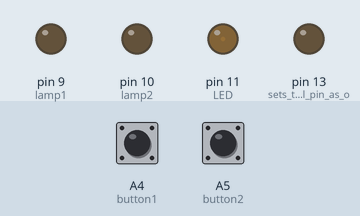
Recording of a sketch running on a simulated Arduino Nano, built with avr-gcc and run on an emulated ATmega328P. Parts: output pins drawn as LEDs (lit = HIGH). Inputs (shaded band) come from the test bench; at power-on: A4 (button1) HIGH, A5 (button2) HIGH.

Above: at 1.2 s.
1.3 s: A4 (button1) pulled LOW for 0.15 s
At 2.6 s:
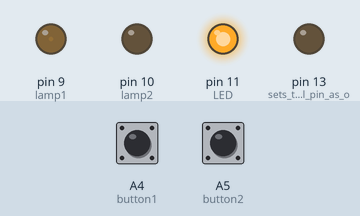
2.9 s: A5 (button2) pulled LOW for 0.15 s
At 4.1 s:
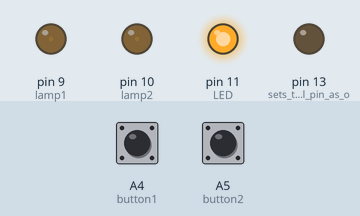
4.5 s: A4 (button1) pulled LOW for 1 s
At 6.4 s:
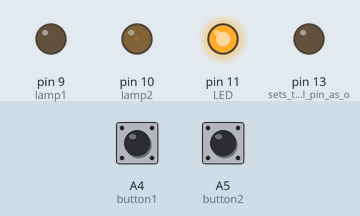
7.0 s: A5 (button2) pulled LOW for 1 s
At 8.4 s:
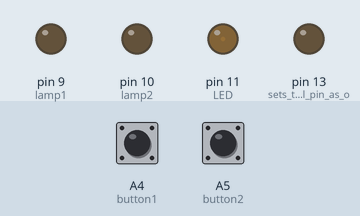
9.5 s: A4 (button1) pulsed LOW 5 times (0.12 s each, 0.3 s apart)
At 10.41 s:
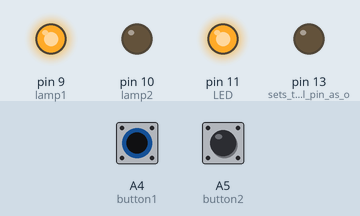
12.5 s: A4 (button1) pulled LOW for 3.2 s
At 13.7 s:
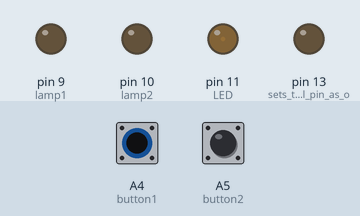
Timing chart, 0 to 15.5 s (numbered marks = the images above; inputs shaded):
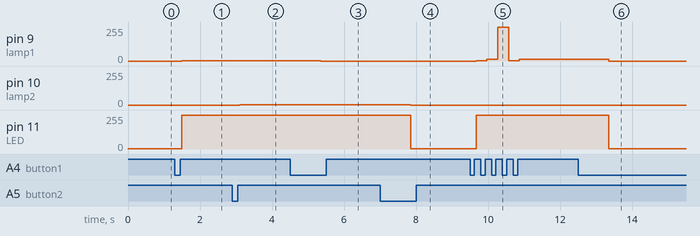

The sketch:

two-button-dim.ino
```cpp
// (licence header left out)
// 20.07.2018 created by Philippe Theis

#include "OneButton.h"
#include "avdweb_VirtualDelay.h"
#include <Streaming.h>

int longpressedB1 = 0;
int longpressedB2 = 0;

// TIME GENERAL
unsigned long previous_led_Millis = 0;        // will store last time LED was update

//dimmer
int lamp1 = 9;           // the PWM pin the LED is attached to
int lamp2 = 10;          // the PWM pin the LED is attached to
int brightness = 0;    // how bright the LED is
int fadeAmount = 5;    // how many points to fade the LED by
int fadeoutstart = 0;
int fadeinstart = 0;

//LED
int LED = 11;
int LEDstate = 0;
int LEDstateB1 = 0;
int LEDstateB2 = 0;

//key switch
int keyswitch = 5;


// The actions I ca do...
typedef enum {
  ACTION_0_B1,  // init action
  ACTION_1_B1,  // first button pressure
  ACTION_2_B1,  // second button pressure
  ACTION_3_B1,  // third button pressure
  ACTION_0_B2,  // init action
  ACTION_1_B2,  // first button pressure
  ACTION_2_B2,  // second button pressure
  ACTION_3_B2,  // third button pressure
}

MyActions;

// Setup a OneButton on pin A4 and A5
OneButton button1(A4, true);
OneButton button2(A5, true);

MyActions nextActionB1 = ACTION_0_B1; // no action when starting
MyActions nextActionB2 = ACTION_0_B2; // no action when starting

// - - - - - - - - - - - - - - - - - - - - - Finish Initialisation - - - - - - - - - - - - - - - - - - - - -


// setup code here, to run once:
void setup() {

  pinMode(13, OUTPUT);     // sets the digital pin as output (Arduino Nano OnBoard LED)
  pinMode(9, OUTPUT);      // sets the digital pin as output (MOS-Fet Transistor)
  pinMode(10, OUTPUT);     // sets the digital pin as output (MOS-Fet Transistor)
  pinMode(5, INPUT);       // sets the digital pin as input (keyswitch)

  // link the myClickFunction function to be called on a click event.
  button1.attachClick(button1Click);
  button2.attachClick(button2Click);

  // link the myClickFunction function to be called on a long press event.
  button1.attachDuringLongPress(button1LongPress);
  button2.attachDuringLongPress(button2LongPress);

} //END setup


// main code here, to run repeatedly:
void loop() {

  // keyCheck();

  // keep watching the push button:
  button1.tick();
  button2.tick();

  // Menu Actions
  menuActionsB1();
  menuActionsB2();

  //LED
  ButtonLED();

} // END Main loop

// void keyCheck() {
//   if (keyswitch == 1) {
//     analogWrite(LED, LOW);
//     digitalWrite(13, HIGH);
//     Serial.print("KEEEEEYYY ON'\n'");
//   }
//   else if (keyswitch == 0) {
//     digitalWrite(13, LOW);
//     Serial.print("KEEEEEYYY OFFFFFF'\n'");
//   }
// }

void menuActionsB1() {
  if (nextActionB1 == ACTION_1_B1) {
    dim1_B1();
    LEDstateB1 = 1;
  }
  else if (nextActionB1 == ACTION_2_B1) {
    dim2_B1();
  }
  else if (nextActionB1 == ACTION_3_B1) {
    dim3_B1();
  }
  else if (nextActionB1 == ACTION_0_B1) {
    stop_B1();
    LEDstateB1 = 0;
  }
} // menuActions

void menuActionsB2() {
  if (nextActionB2 == ACTION_1_B2) {
    dim1_B2();
    LEDstateB2 = 1;
  }
  else if (nextActionB2 == ACTION_2_B2) {
    dim2_B2();
  }
  else if (nextActionB2 == ACTION_3_B2) {
    dim3_B2();
  }
  else if (nextActionB2 == ACTION_0_B2) {
    stop_B2();
    LEDstateB2 = 0;
  }
} // menuActions

//Dimmer 1
void dim1_B1() {
  analogWrite(lamp1, 2);
}
void dim2_B1() {
  analogWrite(lamp1, 15);
}
void dim3_B1() {
  analogWrite(lamp1, 255);
}
void stop_B1() {
  digitalWrite(lamp1, LOW);
}

//Dimmer 2
void dim1_B2() {
  analogWrite(lamp2, 2);
}
void dim2_B2() {
  analogWrite(lamp2, 15);
}
void dim3_B2() {
  analogWrite(lamp2, 255);
}
void stop_B2() {
  digitalWrite(lamp2, LOW);
}

//LED
void ButtonLED() {
  if ( (LEDstateB1 == 1) || (LEDstateB2 == 1) ) {
    analogWrite(LED, 255);
  }
  else if ( (LEDstateB1 == 0) && (LEDstateB2 == 0) ) {
    analogWrite(LED, 3);
  }
}


// this function will be called when the button was pressed 1 time and them some time has passed.
void button1Click() {
  longpressedB1 = 0;
  if (nextActionB1 == ACTION_0_B1)
    nextActionB1 = ACTION_1_B1;
  else if (nextActionB1 == ACTION_1_B1)
    nextActionB1 = ACTION_2_B1;
  else if (nextActionB1 == ACTION_2_B1)
    nextActionB1 = ACTION_3_B1;
  else if (nextActionB1 == ACTION_3_B1)
    nextActionB1 = ACTION_1_B1;
} // button1Click

// this function will be called when the button was pressed 1 time and them some time has passed.
void button2Click() {
  longpressedB2 = 0;
  if (nextActionB2 == ACTION_0_B2)
    nextActionB2 = ACTION_1_B2;
  else if (nextActionB2 == ACTION_1_B2)
    nextActionB2 = ACTION_2_B2;
  else if (nextActionB2 == ACTION_2_B2)
    nextActionB2 = ACTION_3_B2;
  else if (nextActionB2 == ACTION_3_B2)
    nextActionB2 = ACTION_1_B2;
} // button1Click


// longpress
// this function will be called when the button was for a long time
void button1LongPress() {
  longpressedB1 = 1;
  if (nextActionB1 == ACTION_0_B1)
    nextActionB1 = ACTION_0_B1;
  else if (nextActionB1 == ACTION_1_B1)
    nextActionB1 = ACTION_0_B1;
  else if (nextActionB1 == ACTION_2_B1)
    nextActionB1 = ACTION_0_B1;
  else if (nextActionB1 == ACTION_3_B1)
    nextActionB1 = ACTION_0_B1;
}

void button2LongPress() {
  longpressedB2 = 1;
  if (nextActionB2 == ACTION_0_B2)
    nextActionB2 = ACTION_0_B2;
  else if (nextActionB2 == ACTION_1_B2)
    nextActionB2 = ACTION_0_B2;
  else if (nextActionB2 == ACTION_2_B2)
    nextActionB2 = ACTION_0_B2;
  else if (nextActionB2 == ACTION_3_B2)
    nextActionB2 = ACTION_0_B2;
}

// End
```

CreateTimer.cpp
```cpp
//*****************************************************************************

#include "CreateTimer.h"

//
//*****************************************************************************
//                    C l a s s   C r e a t e T i m e r
//*****************************************************************************
//Constructor
/*
CreateTimer::CreateTimer()
{
} // END of CreateTimer()
*/

//**********************************************************
//Initialization
/*
void CreateTimer::begin()
{
} // END of begin()
*/

// **********************************************************
// Initialize the timer. This starts the timing for this timer.
void CreateTimer::Start(unsigned long Interval)
{
  _Interval = Interval;
  _Repeats = -1;               //1.02
  lastMillis = millis();
  enabled = true;
} // END of Start()

//**********************************************************
// Initialize the timer. This starts the timing for this timer. "Repeats" is the number of repeating intervals.
void CreateTimer::StartRepeat(unsigned long Interval,long Repeats)   //1.02
{
  _Interval = Interval;
  _Repeats = Repeats;
  lastMillis = millis();
  enabled = true;
} // END of StartRepeat()

//**********************************************************
// Enable the timer
void CreateTimer::Enable(void)
{
  enabled = true;
} // END of Enable()

//**********************************************************
// Disable the timer
void CreateTimer::Disable(void)
{
  enabled = false;
} // END of Disable()

//**********************************************************
// Return true if the timer is enabled false if disabled
bool CreateTimer::IsEnabled(void)
{
  return enabled;
} // END of IsEnabled()

//**********************************************************
// Restart the timing sequence
void CreateTimer::Restart(void)
{
  lastMillis = millis();
} // END of Restart()

//**********************************************************
//
unsigned long CreateTimer::Elapsed(void)	//1.01
{
  return millis() - lastMillis;
} // END of Elapsed()

//**********************************************************
// Return the time left in the timer: >=0 time left <= interval
unsigned long CreateTimer::Remaining(void)	//1.01
{
  _temp = _Interval - Elapsed();
  if(_Interval >= _temp)
  {
    return _temp;
  }
  else
  {
    return 0;  //under flow, return zero
  }
} // END of Remaining()

//**********************************************************
// Change the timer interval
void CreateTimer::SetInterval(unsigned long Interval)
{
  _Interval = Interval;
} // END of SetInterval()

//**********************************************************
// Return false in the interval, return true at the end of the interval, then restart the timer
bool CreateTimer::Repeat(void)
{
  if(enabled && Elapsed() >= _Interval)
  {
    //_Repeats being negative indicates this is a continuous timer.
    if(_Repeats < 0)  //1.02
    {
      lastMillis = lastMillis + _Interval;
      return true;
    }
    //_Repeats being positive, indicates this is a timer that "Repeats" a given number of times.   1.02
	//2,147,483,647 is the maximum number the timer can repeat
    else if(_Repeats-- != 0)
    {
      lastMillis = lastMillis + _Interval;
      return true;
    }
    else
    {
      //We have now completed _Repeats number of Intervals
      enabled = false;
      return false;
    }
  }

  return false;
} // END of Repeat()

//**********************************************************
// Return false in the interval, return true "at" the end of the interval, then false there after
bool CreateTimer::Once(void)
{
  if(enabled && Elapsed() >= _Interval)
  {
    enabled = false;
    return true;
  }

  return false;
} // END of Once()

//**********************************************************
// Return true while in the interval and false after the interval has expired
bool CreateTimer::While(void)
{
  if(enabled && Elapsed() <= _Interval)
  {
    return true;
  }

  enabled = false;
  return false;
} // END of While()

//**********************************************************
// Return false in the interval and true after the interval has expired
bool CreateTimer::After(void)	//1.01
{
  if(enabled && Elapsed() <= _Interval)
  {
    return false;
  }

  enabled = false;
  return true;
} // END of After()


// END of CreateTimer class definition
```

CreateTimer.h
```cpp
#include <Arduino.h>

// CreateTimer.cpp
// CreateTimer.h"
//
// Rev
//  1.00   October 2,  2015 Functional code
//  1.01   October 4,  2015 Renamed variables and functions. Added: After() Remaining() Elapsed()
//  1.02   October 10, 2015 Added the Repeat option to the Start function
//  1.03   Cctober 10, 2015 Made some name changes
//
//=============================================================================
//                    F U N C T I O N    P R O T O T Y P E S
//=============================================================================
/*
CreateTimer::Start(unsigned long Interval);                      Starts your timer, requires an Interval
CreateTimer::StartRepeat(unsigned long Interval, long Repeats);  Starts your timer,
                                                                 requires an Interval, requires a "Repeat" value
CreateTimer::Restart(void);                                      The timer Interval is restarted
CreateTimer::Enable(void);                                       Allow timer action
CreateTimer::Disable(void);                                      Disable timer action
CreateTimer::SetInterval(unsigned long, Interval);               Change timer Interval
CreateTimer::IsEnabled(void);                                    bool returns the timer enable status
CreateTimer::Remaining(void);	                                 unsigned long returns the ms left in this timer
CreateTimer::Repeat(void);                                       bool true when interval is reached, may repeat timing
                                                                      if you used StartRepeat() to start the timer
CreateTimer::Once(void);                                         bool true  when  interval is reached, false there after
CreateTimer::While(void);                                        bool true  until interval is reached, false there after
CreateTimer::After(void);                                        bool false until interval is reached, true there after
*/

//                      C l a s s   C r e a t e T i m  e r

class CreateTimer
{
public:
  //CreateTimer();
  //void begin();
  void Start(unsigned long Interval);
  void StartRepeat(unsigned long Interval, long Repeats);  //1.02
  void Restart(void);
  void Enable(void);
  void Disable(void);
  void SetInterval(unsigned long Interval);
  unsigned long Remaining(void);	         //1.01
  bool IsEnabled(void);
  bool Repeat(void);
  bool Once(void);
  bool While(void);
  bool After(void);					         //1.01

private:
  unsigned long Elapsed();		            //1.01  No access to the user

  long _Repeats;                            //1.02
  bool enabled;
  unsigned long _Interval;
  unsigned long lastMillis;
  unsigned long _temp;			           //temporary variable 1.01

};  // END of CreateTimer class
// In C++ you must have a ; at the end of a class definition
```

avdweb_VirtualDelay.cpp
```cpp
// (licence header left out)
#include <Arduino.h>
#include "avdweb_VirtualDelay.h"

VirtualDelay::VirtualDelay(unsigned long (*timerFunctionPtr)()):
timerFunctionPtr(timerFunctionPtr)
{
}

void VirtualDelay::start(signed long delay) // 0...2^31
{ if(!running)
  { running = 1;
    timeOut = (*timerFunctionPtr)() + abs(delay);
  }
}

bool VirtualDelay::elapsed()
{ bool pulse = 0;
  if(running)
  { //if((signed long)(*timerFunctionPtr)() >= timeOut) // bug, not equal to:
    if((signed long)((*timerFunctionPtr)() - timeOut) >= 0) // fix rollover bug: https://arduino.stackexchange.com/questions/12587/how-can-i-handle-the-millis-rollover/12588#12588
    { running = 0;
      pulse = 1; // return 1 just one time
    }
  }
  return pulse;
}
```

avdweb_VirtualDelay.h
```cpp
// (licence header left out)
#ifndef VirtualDelay_H
#define VirtualDelay_H

class VirtualDelay
{
public:
  VirtualDelay(unsigned long (*timerFunctionPtr)() = millis);
  void start(signed long delay);
  bool elapsed();

  bool running=0;
  unsigned long timeOut, (*timerFunctionPtr)();
};

#define DO_ONCE(x) {static bool b; if(!b) {b=1; x;}}

#endif
```

Measured:
- after the input at 1.3 s, pin 9 (lamp1): 0/255 → 2/255 after 0.20 s; pin 11 (LED): 3/255 → 255/255 after 0.20 s
- after the input at 2.9 s, pin 10 (lamp2): 0/255 → 2/255 after 0.20 s
- after the input at 4.5 s, pin 9 (lamp1): 2/255 → 0/255 after 0.85 s
- after the input at 7.0 s, pin 10 (lamp2): 2/255 → 0/255 after 0.85 s; pin 11 (LED): 255/255 → 3/255 after 0.85 s
- after the input at 9.5 s, pin 9 (lamp1): 0/255 → 2/255 after 0.17 s, → 15/255 0.30 s later, → 255/255 0.30 s later, → 2/255 0.30 s later, … (5 changes in this stretch); pin 11 (LED): 3/255 → 255/255 after 0.17 s
- after the input at 12.5 s, pin 9 (lamp1): 15/255 → 0/255 after 0.85 s; pin 11 (LED): 255/255 → 3/255 after 0.85 s
